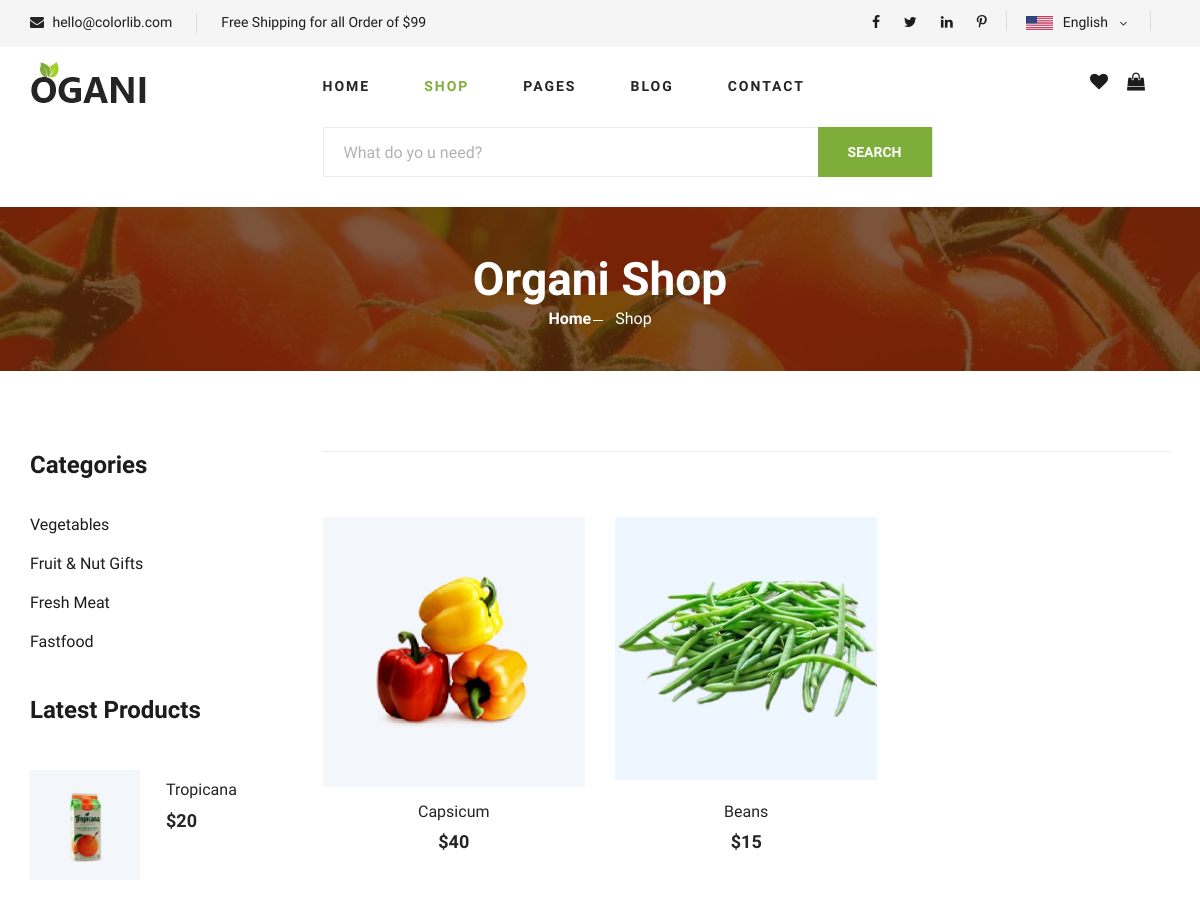
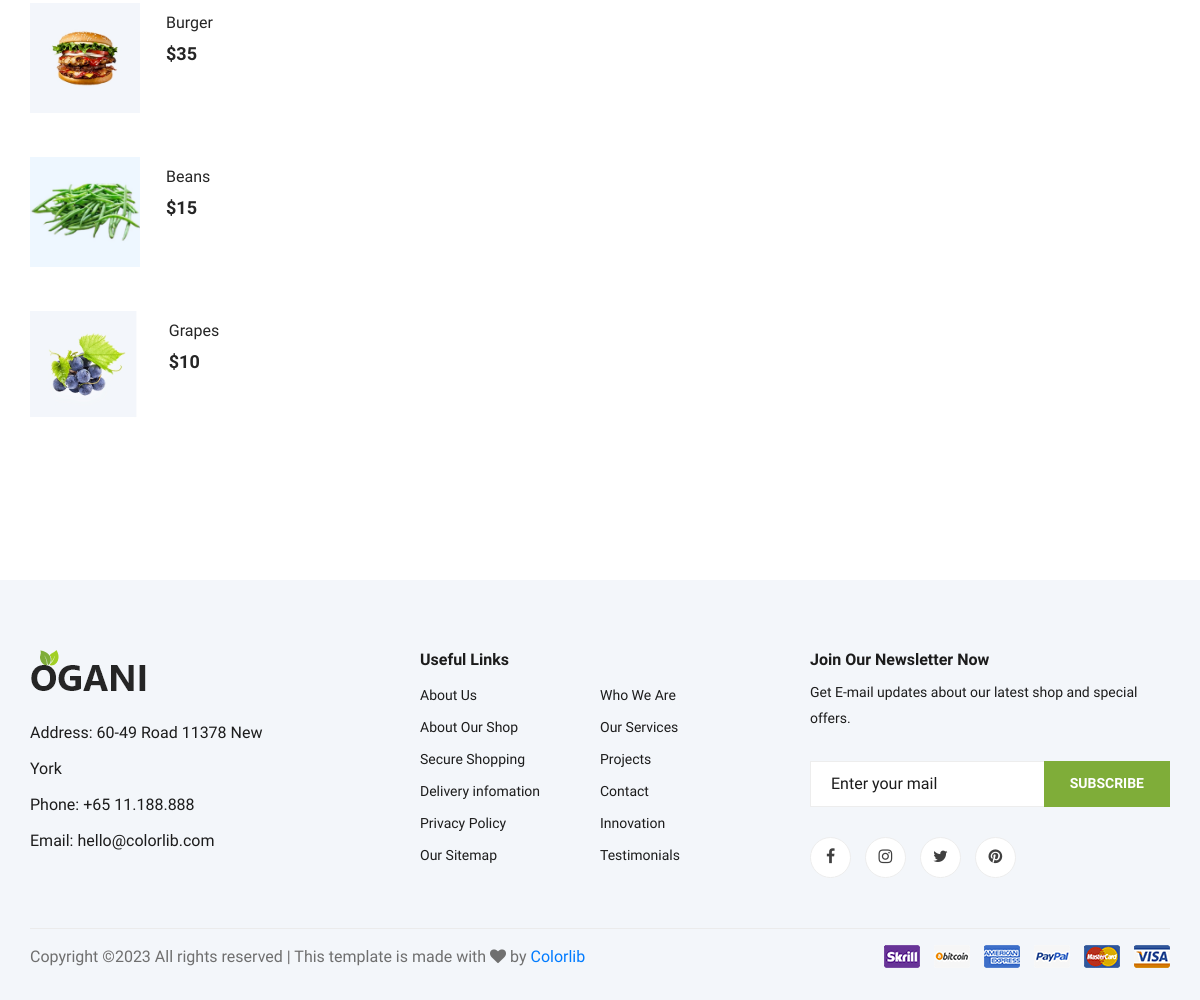
Before: /category/1/ with the older database file (2 pictures, top to bottom).
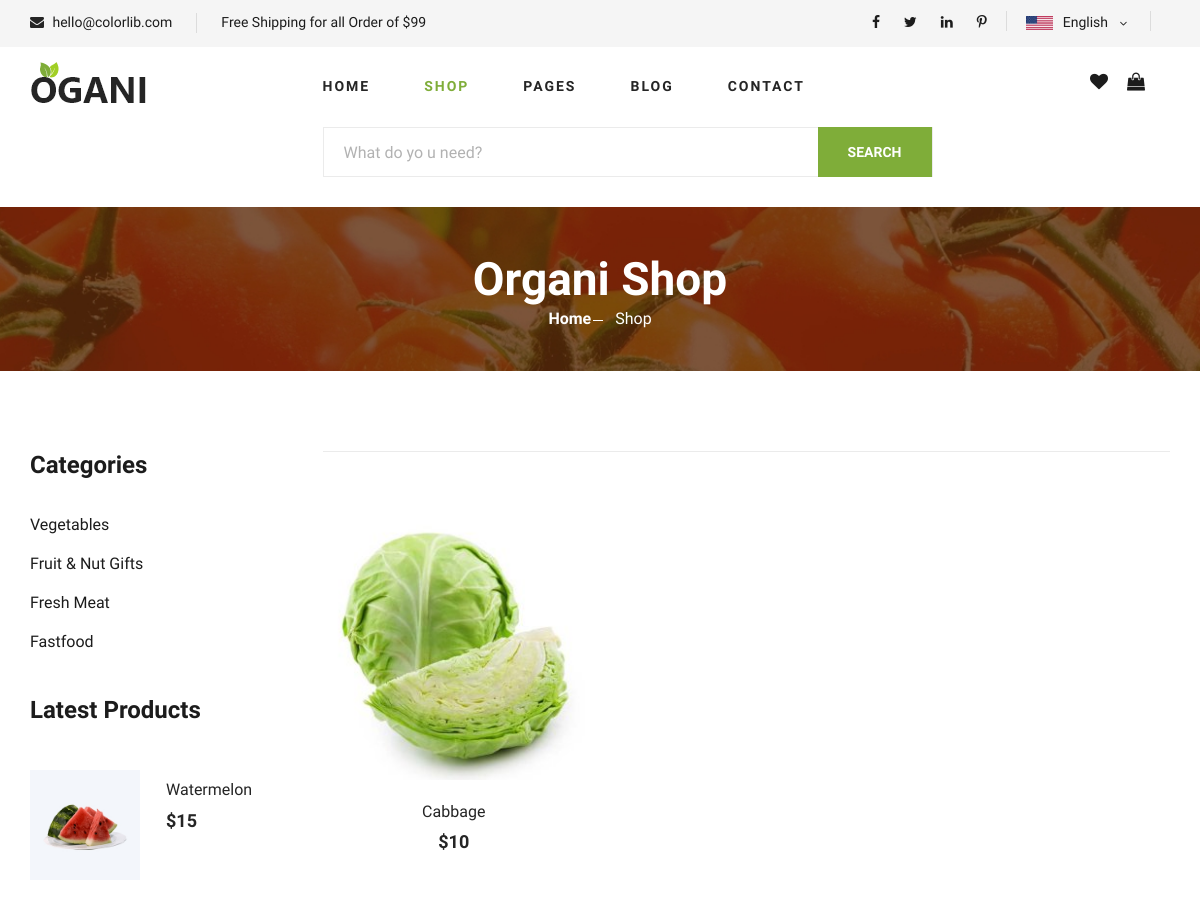
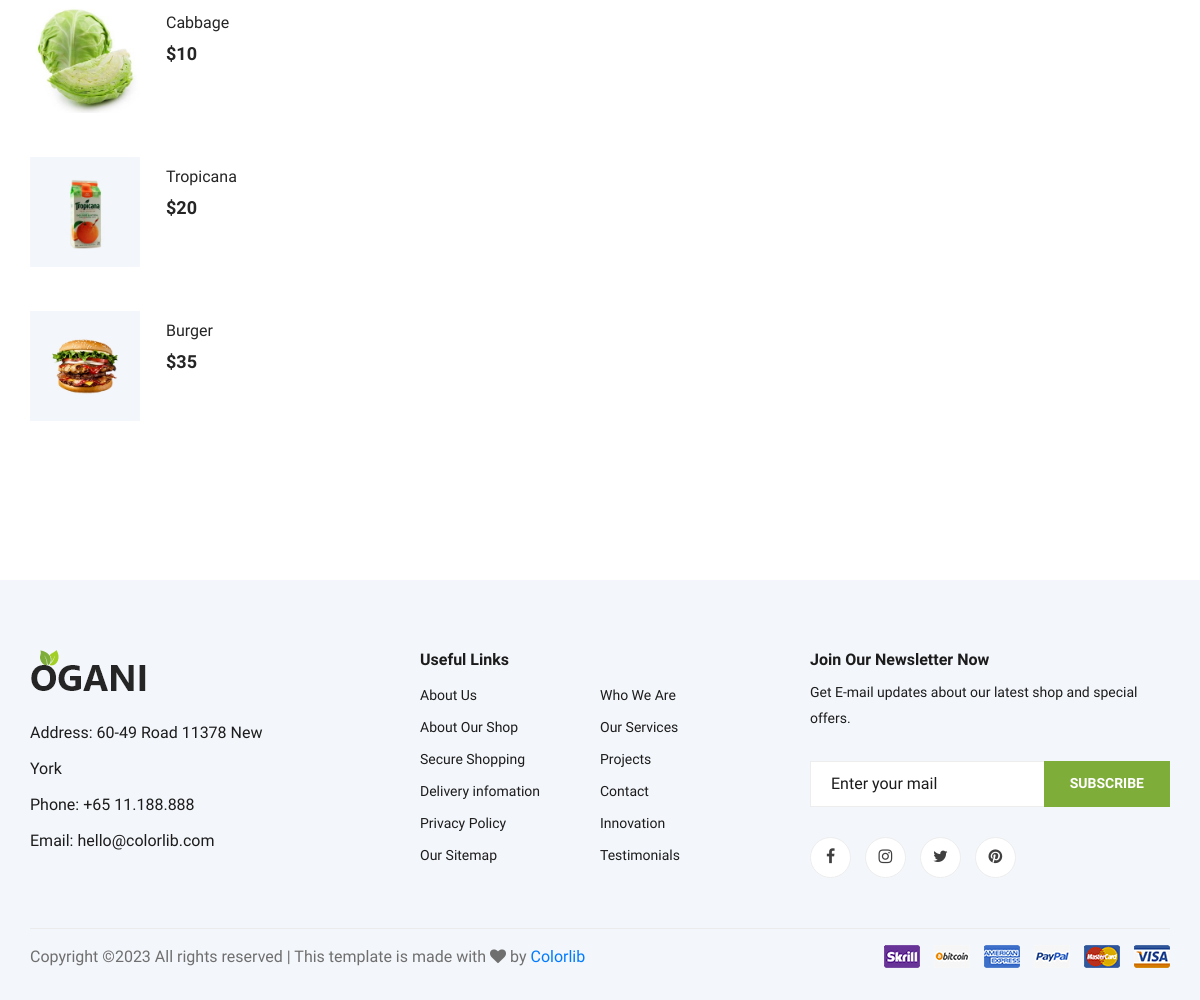
After: the same page with the newer database file (2 pictures, top to bottom).
### fresh/models.py (models this page shows, shortened)
class Category(models.Model):
    cname = models.CharField(max_length=100)
    category_image = models.ImageField(upload_to='media/', null=True)

class Product(models.Model):
    pname = models.CharField(max_length=100)
    price = models.IntegerField()
    category = models.ForeignKey(Category, on_delete=models.CASCADE)
    image = models.ImageField(upload_to='media/', null=True)
    description = models.CharField(max_length=500, null=True)
    availability = models.CharField(max_length=100, null=True)
    quantity = models.CharField(max_length=10, null=True)
    created_at = models.DateField(auto_now_add=True, null=True)

### fresh/views.py (the view)
# urls.py: path('category/<int:id>/', views.category, name="category"),
def category(request, id):
    category_list = Category.objects.all()
    products = Product.objects.filter(category__id=id)
    latest_product = Product.objects.order_by('-id')[0:4]
    return render(request, "shop-grid.html", {"products": products, 'category_list': category_list,
                                              'latest_product': latest_product})

### templates/shop-grid.html (shortened to what the changed rows need)
 {% load static %}
<!DOCTYPE html>
<html lang="zxx">
<head>
    <link rel="stylesheet" href="{% static 'css/bootstrap.min.css' %}" type="text/css">
    <link rel="stylesheet" href="{% static 'css/font-awesome.min.css' %}" type="text/css">
    <link rel="stylesheet" href="{% static 'css/elegant-icons.css' %}" type="text/css">
    <link rel="stylesheet" href="{% static 'css/nice-select.css' %}" type="text/css">
    <link rel="stylesheet" href="{% static 'css/jquery-ui.min.css' %}" type="text/css">
    <link rel="stylesheet" href="{% static 'css/owl.carousel.min.css' %}" type="text/css">
    <link rel="stylesheet" href="{% static 'css/slicknav.min.css' %}" type="text/css">
    <link rel="stylesheet" href="{% static 'css/style.css' %}" type="text/css">
</head>
<body>
    <section class="breadcrumb-section set-bg" data-setbg="{% static 'img/breadcrumb.jpg' %}">
        <div class="container">
            <div class="row">
                <div class="col-lg-12 text-center">
                    <div class="breadcrumb__text">
                        <h2>Organi Shop</h2>
                    </div>
                </div>
            </div>
        </div>
    </section>
    <section class="product spad">
        <div class="container">
            <div class="row">
                <div class="col-lg-3 col-md-5">
                    <div class="sidebar">
                        <div class="sidebar__item">
                            <ul>
                             {% for category in category_list %}
                             <li><a href="{% url 'fresh:category' category.id %}">{{category.cname}}</a></li>
                             {% endfor %}
                        </ul>
                        </div>
                        <div class="sidebar__item">
                            <div class="latest-product__text">
                                {% for latest in latest_product %}
                                <div class="latest-product__slider owl-carousel">
                                    <div class="latest-prdouct__slider__item">
                                        <a href="{% url 'fresh:description' latest.id %}" class="latest-product__item">
                                            <div class="latest-product__item__pic">
                                                <img src="{{latest.image.url}}"><br>
                                            </div>
                                            <div class="latest-product__item__text">
                                                <h6>{{latest.pname}}</h6>
                                                <span>${{latest.price}}</span>
                                            </div>
                                        </a>
                                    </div>
                                </div>
                                {% endfor %}
                            </div>
                        </div>
                    </div>
                </div>
                <div class="col-lg-9 col-md-7">
                    <div class="row">
                        {% for product in products %}
                        <div class="col-lg-4 col-md-6 col-sm-6">
                            <div class="product__item">
                                <div class="product__item__pic set-bg">
                                    <img src="{{product.image.url}}"><br>
                                </div>
                                <div class="product__item__text">
                                    <h6><a href="{% url 'fresh:description' product.id %}">{{product.pname}}</a><br></h6>
                                    <h5>${{product.price}} </h5>
                                </div>
                            </div>
                        </div>
                        {% endfor %}
                </div>
            </div>
        </div>
    </section>
</body>
</html>

Changed rows visible on the page:
removed Product: image (picture), pname "Beans", price "15"
no longer on this page (row unchanged): Product: image (picture), pname "Grapes", price "10", shown under "Latest Products"
removed Product: image (picture), pname "Capsicum", price "40"
added Product: image (picture), pname "Watermelon", price "15", shown under "Latest Products"
added Product: image (picture), pname "Cabbage", price "10"
